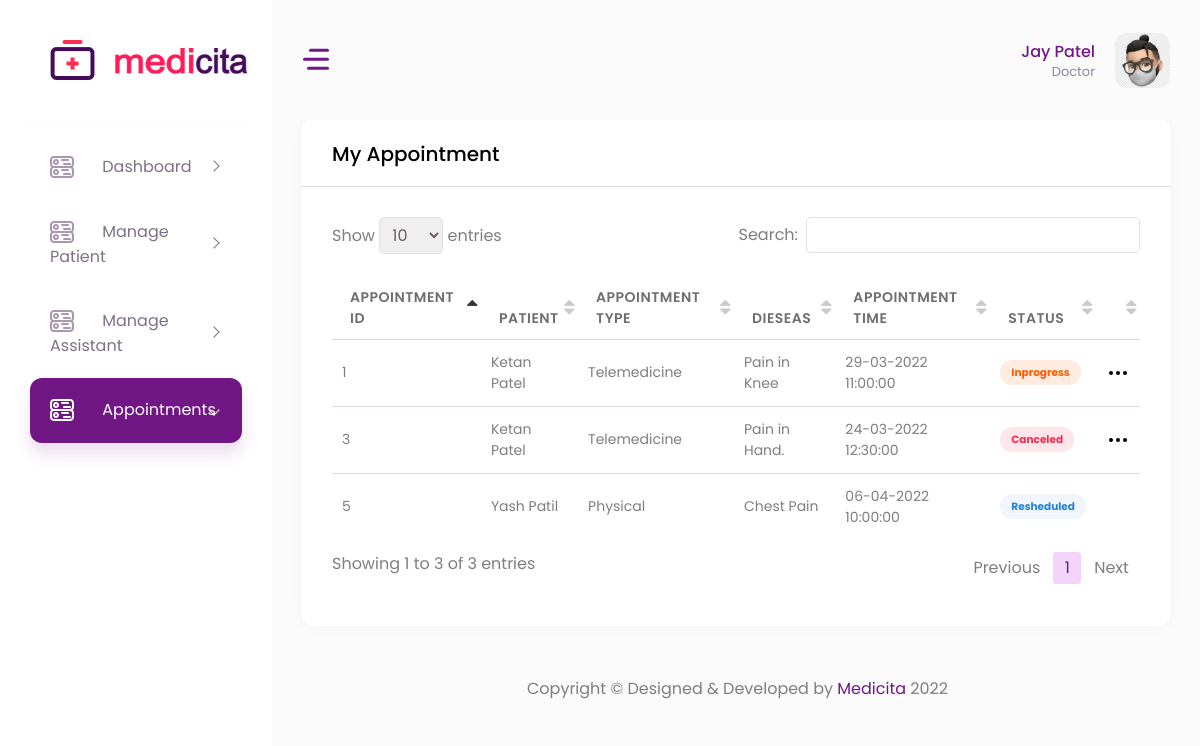
Page /doctor_appointment.php (signed in) on the committed database.
### tables this page shows
CREATE TABLE IF NOT EXISTS `user` (
  `id` int NOT NULL AUTO_INCREMENT,
  `user_type` enum('Admin','Doctor','Patient','Assistant') NOT NULL,
  `first_name` varchar(50) NOT NULL,
  `last_name` varchar(50) NOT NULL,
  `email` varchar(200) NOT NULL,
  `password` varchar(50) NOT NULL,
  `mobile_number` bigint NOT NULL,
  `gender` enum('Male','Female','Other','') DEFAULT NULL,
  `birth_date` date DEFAULT NULL,
  `otp` int DEFAULT NULL,
  `profile_photo` varchar(150) DEFAULT NULL,
  `bio` varchar(255) DEFAULT NULL,
  `address` text,
  `state` varchar(255) DEFAULT NULL,
  `city` varchar(255) DEFAULT NULL,
  `zip_code` int DEFAULT NULL,
  `status` enum('Pending','Rejected','Approved','') NOT NULL DEFAULT 'Pending',
  PRIMARY KEY (`id`)
);

CREATE TABLE IF NOT EXISTS `appointment` (
  `appointment_id` int NOT NULL AUTO_INCREMENT,
  `doc_id` int NOT NULL,
  `patient_id` int NOT NULL,
  `dieseas` text NOT NULL,
  `appointment_type` enum('Physical','Telemedicine','','') NOT NULL,
  `charge` int NOT NULL,
  `prescription` text,
  `appointment_time` datetime NOT NULL,
  `appointment_end_time` datetime NOT NULL,
  `status` enum('Upcoming','Inprogress','Completed','Canceled','Resheduled') NOT NULL DEFAULT 'Upcoming',
  PRIMARY KEY (`appointment_id`)
);

### doctor_appointment.php (the view, shortened to what this page needs)
<?php
   include "action/databaseconn.php";
   include "header.php";
?>
<?php
   $sql = "select * from appointment where doc_id = '".$_SESSION['id']."'";
   $result = $conn->query($sql);
   $arr_appointment = [];
?>
<div class="container-fluid">
    <div class="row">
        <div class="col-12">
            <div class="card">
                <div class="card-header">
                    <h4 class="card-title">My Appointment</h4>
                </div>
                <div class="card-body">
                    <div class="table-responsive">
                        <table class="table table-hover table-responsive-sm" id="example3" class="display" style="min-width: 845px">
                            <?php
                            if($result->num_rows > 0)
                                {
                                    $arr_appointment = $result->fetch_all(MYSQLI_ASSOC);
                                }
                            ?>
                            <thead>
                                <tr><th>Appointment Id</th>
                                    <th>Patient</th>
                                    <th>Appointment Type</th>
                                    <th>Dieseas</th>
                                    <th>Appointment Time</th>
                                    <th>Status</th>
                                    <th></th>
                                </tr>
                            </thead>
                            <tbody>
                            <?php if(!empty($arr_appointment)) { ?>
                                <?php foreach($arr_appointment as $r) { ?>
                                <tr>
                                    <?php
                                        $query1 = "select * from user where id = '".$r['patient_id']."'";
                                        $result = mysqli_query($conn, $query1);
                                        $arr_doc = [];
                                        if($result->num_rows > 0)
                                        {
                                            $arr_doc = $result->fetch_all(MYSQLI_ASSOC);
                                        }
                                    ?>
                                    <?php if(!empty($arr_doc)) { ?>
                                        <?php foreach($arr_doc as $r2) { ?>
                                            <td><?php echo $r['appointment_id'] ?></td>
                                            <td><?php echo $r2['first_name'] ?> <?php echo $r2['last_name'] ?></td>
                                    <?php }} ?>
                                    <td><?php echo $r['appointment_type'] ?></td>
                                    <td><?php echo $r['dieseas'] ?></td>
                                    <td><?php $date = new DateTime($r['appointment_time']); echo $date->format('d-m-Y H:i:s');?></td>
                                    <?php
                                        if( $r['status'] == "Upcoming")
                                        {
                                            ?>
                                            <td><span class="badge light badge-primary"><?php echo $r['status'] ?></span></td>
                                            <?php
                                        }
                                        elseif($r['status']=="Completed")
                                        {
                                            ?>
                                            <td><span class="badge light badge-success"><?php echo $r['status'] ?></span></td>
                                            <?php
                                        }
                                        elseif($r['status']=="Canceled")
                                        {
                                            ?>
                                            <td><span class="badge light badge-danger"><?php echo $r['status'] ?></span></td>
                                            <?php
                                        }
                                        elseif($r['status']=="Resheduled")
                                        {
                                            ?>
                                            <td><span class="badge light badge-info"><?php echo $r['status'] ?></span></td>
                                            <?php
                                        }else{
                                            ?>
                                            <td><span class="badge light badge-warning"><?php echo $r['status'] ?></span></td>
                                            <?php
                                        }
                                    ?>
                                    <td>
                                    <?php
                                        if( $r['status'] == "Canceled")
                                        {
                                    ?>
                                    <div class="dropdown ml-auto text-center">
                                        <div class="btn-link" data-toggle="dropdown">
                                        </div>
                                    </div>
                                    <?php
                                        }
                                    ?>
                                    <?php
                                        if( $r['status'] == "Inprogress")
                                        {
                                    ?>
                                    <div class="dropdown ml-auto text-center">
                                        <div class="btn-link" data-toggle="dropdown">
                                        </div>
                                    </div>
                                    <?php
                                        }
                                    ?>
                                    </td>
                                </tr>
                                <?php }} ?>
                            </tbody>
                        </table>
                    </div>
                </div>
            </div>
        </div>
    </div>
</div>
<?php
   include "footer.php";
?>

### header.php (shortened to what this page needs)
<?php
include "action/databaseconn.php";
   if(!isset($_SESSION["login"]))
   {
   	header("location:index.php");
   }
   else
   {
      $user_type = $_SESSION['user_type'];
   }
   ?>
<!DOCTYPE html>
<html lang="en">
   <head>
      <link href="vendor/jqvmap/css/jqvmap.min.css" rel="stylesheet">
      <link rel="stylesheet" href="vendor/chartist/css/chartist.min.css">
      <link href="vendor/datatables/css/jquery.dataTables.min.css" rel="stylesheet">
      <link href="vendor/bootstrap-select/dist/css/bootstrap-select.min.css" rel="stylesheet">
      <link rel="stylesheet" href="vendor/toastr/css/toastr.min.css">
    <link href="vendor/bootstrap-material-datetimepicker/css/bootstrap-material-datetimepicker.css" rel="stylesheet">
      <link href="css/style.css" rel="stylesheet">
      <link href="css/custom.css" rel="stylesheet">
   </head>
   <body>
      <div id="main-wrapper">
      <div class="nav-header">
         <a href="index.php" class="brand-logo">
            <img class="logo-abbr" src="images/logo.png" alt="">
            <img class="brand-title" src="images/logo-text.png" alt="">
         </a>
         <div class="nav-control">
            <div class="hamburger">
               <span class="line"></span><span class="line"></span><span class="line"></span>
            </div>
         </div>
      </div>
      <div class="header">
         <div class="header-content">
            <nav class="navbar navbar-expand">
               <div class="collapse navbar-collapse justify-content-between">
                  <ul class="navbar-nav header-right">
                     <li class="nav-item dropdown header-profile">
                        <a class="nav-link" href="#" role="button" data-toggle="dropdown">
                           <div class="header-info">
                              <span><?php echo $_SESSION['first_name']." ".$_SESSION['last_name'] ?></span>
                              <small><?php echo $user_type?></small>
                           </div>
                           <?php
                              $query1 = "select * from user where id = '".$_SESSION['id']."'";
                              $result = mysqli_query($conn, $query1);
                              $arr_doc = [];
                              if($result->num_rows > 0)
                              {
                                 $arr_doc = $result->fetch_all(MYSQLI_ASSOC);
                              }
                           ?>
                           <?php if(!empty($arr_doc)) { ?>
                                 <?php foreach($arr_doc as $r2) {
                                    if ($r2['profile_photo'] > 0) {
                                       ?>
                                       <img src=<?php echo "image/".$r2['profile_photo'] ?> width="20" alt=""/>
                                 <?php
                                    }
                                    else {
                                       ?>
                                       <img src="images/avatar/727399.png" width="20" alt=""/>
                                 <?php
                                    }
                                    ?>
                           <?php }} ?>
                        </a>
                     </li>
                  </ul>
               </div>
            </nav>
         </div>
      </div>
      <div class="deznav">
         <div class="deznav-scroll">
            <?php
               if($_SESSION['user_type'] == "Doctor")
               {
                  include ("doctor_sidebar.php");
               }
               elseif($_SESSION['user_type'] == "Patient")
               {
                  include ("patient_sidebar.php");
               }
               elseif($_SESSION['user_type'] == "Admin")
               {
                  include ("admin_sidebar.php");
               }
               elseif($_SESSION['user_type'] == "Assistant")
               {
                  include ("assistant_sidebar.php");
               }
            ?>
         </div>
      </div>
      <div class="content-body">

### rows in the picture
user: profile_photo (picture)
appointment: appointment_id "1", appointment_type "Telemedicine", dieseas "Pain in Knee", appointment_time "29-03-2022 11:00:00", status "Inprogress"
user: first_name "Ketan", last_name "Patel"
appointment: appointment_id "3", appointment_type "Telemedicine", dieseas "Pain in Hand.", appointment_time "24-03-2022 12:30:00", status "Canceled"
appointment: appointment_id "5", appointment_type "Physical", dieseas "Chest Pain", appointment_time "06-04-2022 10:00:00", status "Resheduled"
user: first_name "Yash", last_name "Patil"

### other values in the picture
$_SESSION['first_name'] "Jay"
$_SESSION['last_name'] "Patel"
$user_type "Doctor"
